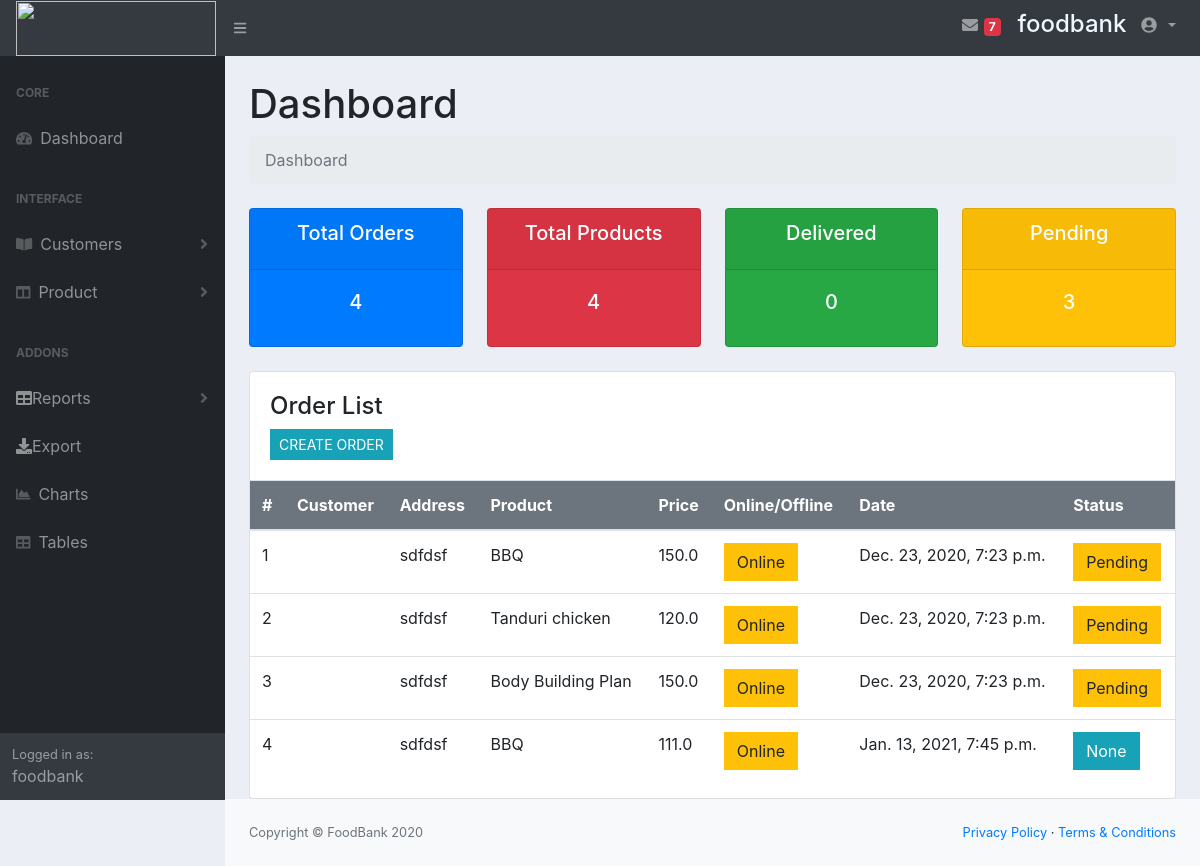
The app's page / (signed in) with its own data.
### account/models.py (models this page shows, shortened)
class Order(models.Model):
	STATUS = (
			('Pending', 'Pending'),
			('Out for delivery', 'Out for delivery'),
			('Delivered', 'Delivered'),
			)
	customer = models.ForeignKey(Customer,null=True,blank=True,on_delete=models.SET_NULL)
	product = models.ForeignKey(Product,null=True,on_delete=models.SET_NULL)
	order=models.ForeignKey(ProductOrder,on_delete=models.SET_NULL,null=True)
	quantity=models.IntegerField(default=0,null=True,blank=True)
	date_created = models.DateTimeField(auto_now_add=True, null=True)
	status = models.CharField(max_length=200, null=True, choices=STATUS)

class Product(models.Model):
	CATEGORY = (
			('Indoor', 'Indoor'),
			('Out Door', 'Out Door'),
			)
	STATUS = (
			('In Stock', 'In Stock'),
			('Out of Stock', 'Out of Stock'),
			)
	name = models.CharField(max_length=200, null=True)
	price = models.FloatField(null=True)
	category = models.CharField(max_length=200, null=True, choices=CATEGORY)
	status = models.CharField(max_length=200, null=True, choices=STATUS, default="In Stock")
	description = models.CharField(max_length=200, null=True)
	date_created = models.DateTimeField(auto_now_add=True, null=True)
	tags = models.ManyToManyField(Tag)

### account/views.py (the view)
# urls.py: path('',views.home,name="home"),
@login_required(login_url='/login/')
def home(request):
	orders = Order.objects.all()
	products = Product.objects.all()
	customers = Customer.objects.all()
	total_customers = customers.count()
	total_orders = orders.count()
	total_products = products.count()
	delivered = orders.filter(status='Delivered').count()
	pending = orders.filter(status='Pending').count()
	context = {'orders':orders, 'customers':customers,'total_products':total_products,
	'total_orders':total_orders,'delivered':delivered,
	'pending':pending }
	return render(request, 'dashboard.html', context)

### templates/dashboard.html
{%  extends 'index1.html' %}
{% block content %}
{%  include 'status.html' %}
<div class="row">
    <div class="col-xl-12">
        <div class="card">
            <div class="card-body">
				<h4 class="box-title">Order List </h4>
				<a class="btn btn-info  btn-sm" href="{% url 'create_order' %}">CREATE ORDER</a>
            </div>
            <div class="card-body--">
                <div class="table-stats order-table ov-h">
                    <table class="table ">
                        <thead class="bg-secondary text-white">
                            <tr>
                                <th class="serial">#</th>
								<th>Customer</th>
								<th>Address</th>
                                <th>Product</th>
                                <th>Price</th>
                                <th>Online/Offline</th>
                                <th>Date</th>
                                <th>Status</th>
                            </tr>
                        </thead>
                        <tbody>
                            {% if orders %}
                            {% for order in orders %}
                            <tr>
                                <td class="serial">{{ forloop.counter }}</td>
								<td>{{order.customer.name}}</td>
								<td>sdfdsf</td>
                                <td>{{ order.product.name }}</td>
                                <td>{{order.product.price}}</td>
                                <td>
									<a class="btn btn-warning" href="">Online</a>
								</td>
                                <td>{{ order.date_created }}</td>
                                <td>
                                    {% if order.status == 'Pending' %}
                                        <a class="btn btn-warning" href="">{{ order.status }}</a>
                                    {% elif order.status == 'decline' %}
                                        <a class="btn btn-danger" href="">{{ order.status }}</a>
                                    {% elif order.status == 'Delivered' %}
                                        <a class="btn btn-success" href="">{{ order.status }}</a>
                                    {% elif order.status == 'approved' %}
                                        <a class="btn btn-primary" href="">{{ order.status }}</a>
                                    {% elif order.status == 'bulk' %}
                                        <a class="btn btn-secondary" href="">{{ order.status }}</a>
                                    {% else %}
                                        <a class="btn btn-info" href="">{{ order.status }}</a>
                                    {% endif %}
                                </td>
                            </tr>
                            {% endfor %}
                            {% else %}
                                <tr><td>No Order Data</td></tr>
                            {% endif %}
                        </tbody>
                    </table>
                </div>
            </div>
        </div>
    </div>
</div>
{% endblock content %}

### templates/index1.html (shortened to what this page needs)
<!DOCTYPE html>
<html lang="en">
{% load static %}
    <head>
        <link href="{% static 'css/styles.css' %}" rel="stylesheet" />
        <link href="{% static 'css/main.css' %}" rel="stylesheet" />
        <link href="https://cdn.datatables.net/1.10.20/css/dataTables.bootstrap4.min.css" rel="stylesheet" />
    </head>
    <body class="sb-nav-fixed">
        <nav class="sb-topnav navbar navbar-expand navbar-dark bg-dark">
            <a class="navbar-brand" href="{% url 'home' %}">
                <img src="{% static 'images/foodbank.jpg' %}" height="55" width="200">
              </a>
            <button class="btn btn-link btn-sm order-1 order-lg-0" id="sidebarToggle" href="#"><i class="fas fa-bars"></i></button>
            <ul class="navbar-nav ml-auto">
                <li class="nav-item mx-1">
                  <a class="nav-link" href="#" id="messagesDropdown" role="button" aria-haspopup="true" aria-expanded="false">
                    <i class="fas fa-envelope fa-fw"></i>
                    <span class="badge badge-danger">7</span>
                  </a>
                </li>
                {% if user.is_authenticated %}
                <li>
                    <h4 class="text-center" style="color: aliceblue; padding: 5px;">{{user.username}} </h4>
                </li>
                {% endif %}
                <li class="nav-item dropdown no-arrow">
                  <a class="nav-link dropdown-toggle" href="#" id="userDropdown" role="button" data-toggle="dropdown" aria-haspopup="true" aria-expanded="false">
                    <i class="fas fa-user-circle fa-fw"></i>
                  </a>
                </li>
              </ul>
        </nav>
        <div id="layoutSidenav">
            <div id="layoutSidenav_nav">
                <nav class="sb-sidenav accordion sb-sidenav-dark" id="sidenavAccordion">
                    <div class="sb-sidenav-menu">
                        <div class="nav">
                            <div class="sb-sidenav-menu-heading">Core</div>
                            <a class="nav-link" href="{% url 'home' %}">
                                <div class="sb-nav-link-icon"><i class="fas fa-tachometer-alt"></i></div>
                                Dashboard
                            </a>
                            <div class="sb-sidenav-menu-heading">Interface</div>
                            <a class="nav-link collapsed" href="#" data-toggle="collapse" data-target="#collapsePages" aria-expanded="false" aria-controls="collapsePages">
                                <div class="sb-nav-link-icon"><i class="fas fa-book-open"></i></div>
                                Customers
                                <div class="sb-sidenav-collapse-arrow"><i class="fas fa-angle-down"></i></div>
                            </a>
                            <a class="nav-link collapsed" href="#" data-toggle="collapse" data-target="#collapseLayouts" aria-expanded="false" aria-controls="collapseLayouts">
                                <div class="sb-nav-link-icon"><i class="fas fa-columns"></i></div>
                                Product
                                <div class="sb-sidenav-collapse-arrow"><i class="fas fa-angle-down"></i></div>
                            </a>
                            <div class="sb-sidenav-menu-heading">Addons</div>
                          {% if user.username == 'foodbank' %}
                            <ul class="nav flex-column flex-nowrap overflow-hidden">
                                <li class="nav-item">
                                    <a class="nav-link collapsed text-truncate" href="#submenu1" data-toggle="collapse" data-target="#submenu1"><i class="fa fa-table"></i> <span class="d-none d-sm-inline">Reports</span><div class="sb-sidenav-collapse-arrow"><i class="fas fa-angle-down"></i></div></a>
                                </li>
                                <li class="nav-item"><a class="nav-link text-truncate" href="#"><i class="fa fa-download"></i> <span class="d-none d-sm-inline">Export</span></a></li>
                            </ul>
                          {% endif %}
                            <a class="nav-link" href="charts.html">
                                <div class="sb-nav-link-icon"><i class="fas fa-chart-area"></i></div>
                                Charts
                            </a>
                            <a class="nav-link" href="tables.html">
                                <div class="sb-nav-link-icon"><i class="fas fa-table"></i></div>
                                Tables
                            </a>
                        </div>
                    </div>
                    <div class="sb-sidenav-footer">
                        <div class="small">Logged in as:</div>
                        {{user.username}}
                    </div>
                </nav>
            </div>
            <div id="layoutSidenav_content">
                <main>
                    <div class="container-fluid">
                        {% block content %}
                        {% endblock %}
                    </div>
                </main>
                <footer class="py-4 bg-light mt-auto">
                    <div class="container-fluid">
                        <div class="d-flex align-items-center justify-content-between small">
                            <div class="text-muted">Copyright &copy; FoodBank 2020</div>
                            <div>
                                <a href="#">Privacy Policy</a>
                                &middot;
                                <a href="#">Terms &amp; Conditions</a>
                            </div>
                        </div>
                    </div>
                </footer>
            </div>
        </div>
    </body>
</html>

### static/css/main.css (style rules this page uses)
body { background-color: #ebeff5; }
.btn { border-radius: 0; }

### records on screen
Order: product.name "BBQ", product.price "150.0", date_created "Dec. 23, 2020, 7:23 p.m.", status "Pending"
Order: product.name "Tanduri chicken", product.price "120.0", date_created "Dec. 23, 2020, 7:23 p.m.", status "Pending"
Order: product.name "Body Building Plan", product.price "150.0", date_created "Dec. 23, 2020, 7:23 p.m.", status "Pending"
Order: product.name "BBQ", product.price "111.0", date_created "Jan. 13, 2021, 7:45 p.m.", status "None"

### other values on screen
{{ user.username }} "foodbank"
{{ total_orders }} "4"
{{ total_products }} "4"
{{ delivered }} "0"
{{ pending }} "3"
